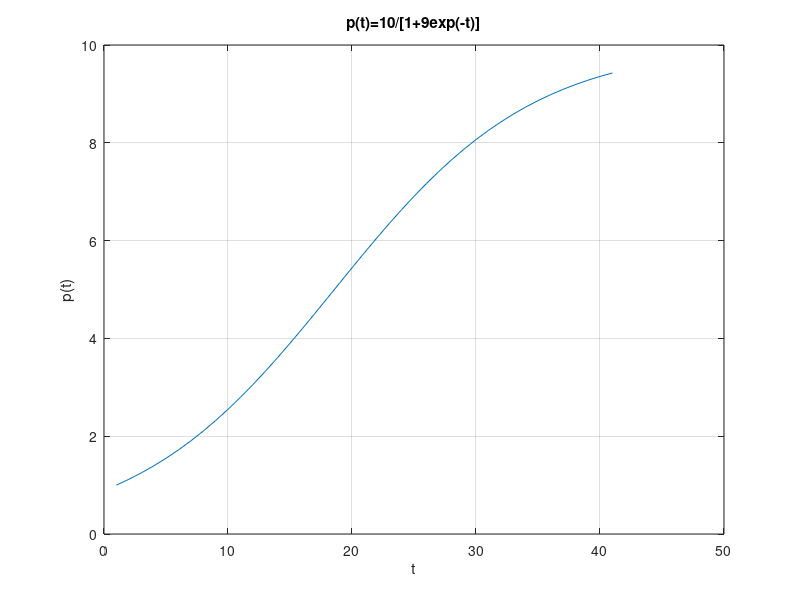

Write the MATLAB code that produced this figure. (Note: this script raises an error after producing the figure.)
function [] = ws1()

t_e=5;
Dt=[1,1/2,1/4,1/8];

plot_p_t(Dt(end),t_e)

R=[Dt; ones(3,4)];
for k=1:4
R(2,k)=expliciteuler(Dt(k),t_e);
R(3,k)=heun(Dt(k),t_e);
R(4,k)=rungekutta(Dt(k),t_e);
end

printmat(R,'Worksheet 1: Results','Dt Euler Heun RK', '1 1/2 1/4 1/8');

V=10/(1+9*exp(-5));

E=[Dt; ones(3,4)];

for j=1:4
for k=2:4
    E(k,j)=sqrt((E(1,j)/5)*(R(k,j)-V)^2);
end
end

printmat(E,'Worksheet 1: Errors','Dt Exact Euler Heun RK', '1 1/2 1/4 1/8');

Euler=[Dt;E(2,:);zeros(2,4)];
Heun=[Dt;E(3,:);zeros(2,4)];
RK=[Dt;E(4,:);zeros(2,4)];

printmat(Euler,'Explicit Euler method (q=1)','Dt error error_red error_app','1 1/2 1/4 1/8') 
printmat(Heun,'method of Heun (q=2)','Dt error error_red error_app','1 1/2 1/4 1/8') 
printmat(Euler,'Runge-Kutta method (q=4)','Dt error error_red error_app','1 1/2 1/4 1/8') 

end

function [] = plot_p_t(Dt,t_e)

t=0:Dt:t_e;
p=10./(1+9.*exp(-t));
plot(p)
title('p(t)=10/[1+9exp(-t)]');
xlabel('t');
ylabel('p(t)');
grid on

end

function [dpdt]=dpdt(p)

dpdt=(1-p/10)*p;

end

function [p] = expliciteuler(Dt,t_e)

p=1;
for t=0:Dt:t_e
p=p+Dt*dpdt(p);
end

end

function [p] = heun(Dt,t_e)    
    
p=1;
for t=0:Dt:t_e
dpdt_1=dpdt(p);
dpdt_2=dpdt(p+Dt*dpdt(p));
p=p+Dt*(1/2)*(dpdt_1+dpdt_2);
end

end

function [p] = rungekutta(Dt,t_e)

p=1;
for t=0:Dt:t_e
dpdt_1=dpdt(p);
dpdt_2=dpdt(p+Dt*(1/2)*dpdt_1);
dpdt_3=dpdt(p+Dt*(1/2)*dpdt_2);
dpdt_4=dpdt(p+Dt*dpdt_3);
p=p+Dt*(1/6)*(dpdt_1+2*dpdt_2+2*dpdt_3+dpdt_4);
end

end
    
